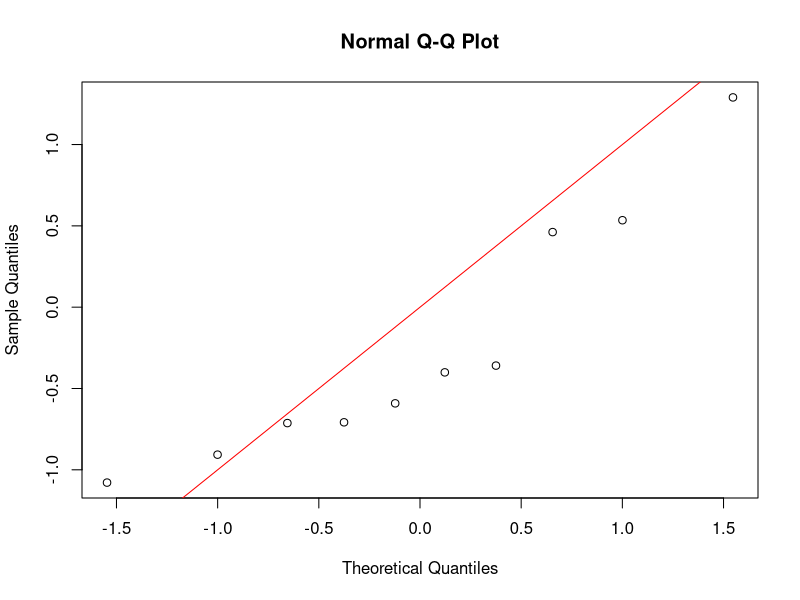
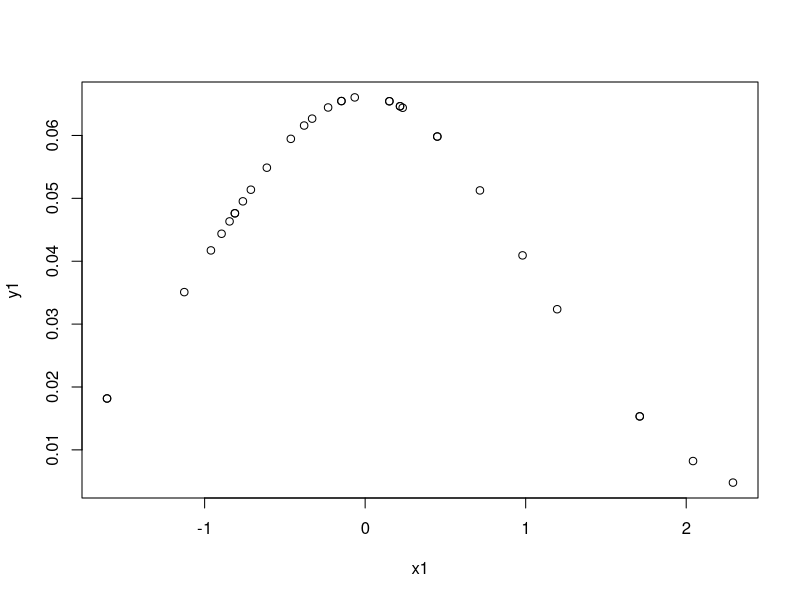

Write the R code that produced these figures, in order.
?rnorm
norm_samp <- rnorm(10)
?qqnorm
qqnorm(norm_samp)
abline(a=0,b=1,col='red')


getwd()
setwd("/Users/jatawatsafe/DEV/INT304_R")
png(file="rnorm.png")
dev.off()

#14
#a.)
qnorm(0.975,0,1,T)
#b.) to right (False)
qnorm(0.5-0.4750,0,1,F)
#c.)
qnorm(0.7291,0,1,T)
#d.) to right (set FALSE)
qnorm(0.1314,0,1,F)
#e.)
qnorm(0.67,0,1,T)
#f.)
qnorm(0.33,0,1,F)

#Problem 1: mean=12, sd=15.2, percentage of scoring 84
pnorm(84, 72, 15.2, lower.tail = FALSE)
# is 21.5%

pnorm(19,17.46,sqrt(375.67),lower.tail = FALSE)
# more than 19 is 46.83 %
pnorm(19,17.46,sqrt(375.67),lower.tail = TRUE)
# less than 19 is 53.17%

mtcars
head(mtcars)
#(x-mean)/s.d.
mean = mean(mtcars$mpg)
sd = sd(mtcars$mpg)
x1<-(mtcars$mpg-mean(mtcars$mpg))/sd(mtcars$mpg)
y1<-dnorm(mtcars$mpg,mean,sd)
plot(x1,y1)
getwd()
png(file="dnorm.png")
dev.off()
